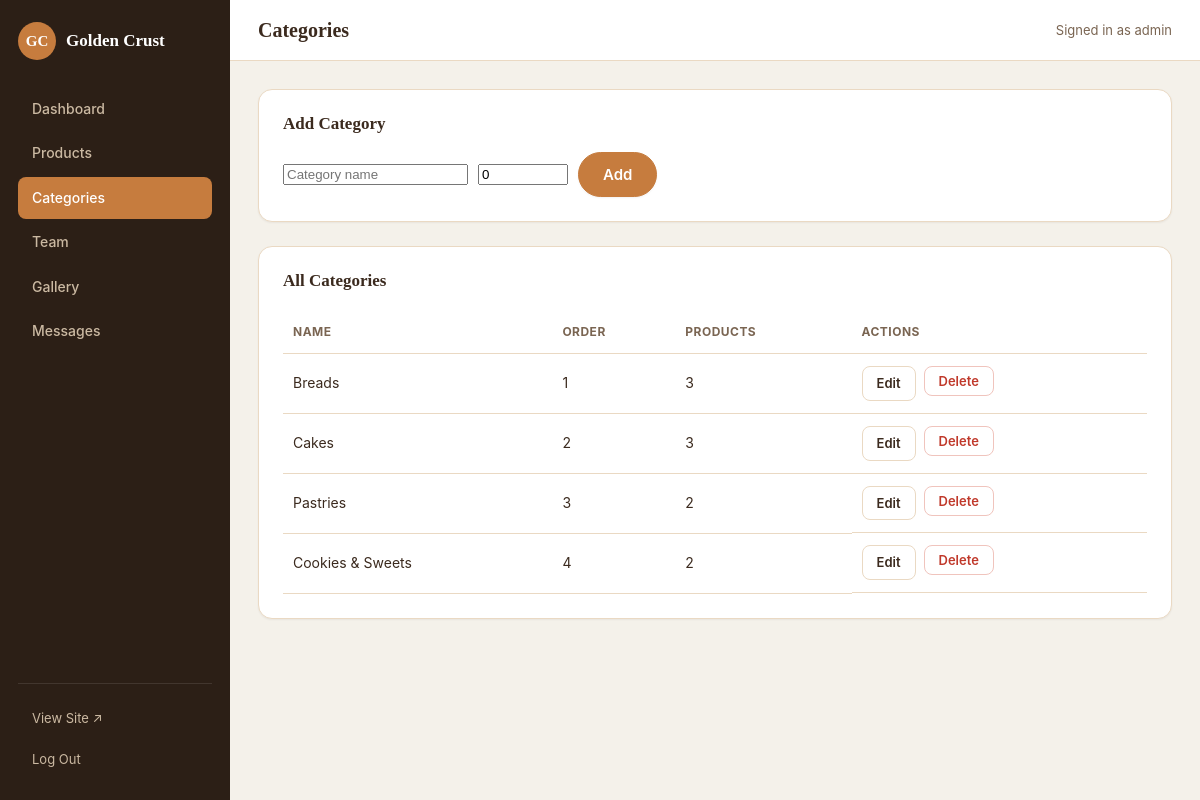
The app's page /admin/categories.php (signed in) with its own data.
### tables this page shows
CREATE TABLE categories (
    id INT AUTO_INCREMENT PRIMARY KEY,
    name VARCHAR(100) NOT NULL UNIQUE,
    display_order INT NOT NULL DEFAULT 0
);

### includes/functions.php (called while the page is built, shortened)
<?php
function e(?string $value): string
{
    return htmlspecialchars($value ?? '', ENT_QUOTES, 'UTF-8');
}

### admin/categories.php (the view, shortened to what this page needs)
<?php
require __DIR__ . '/includes/admin_header.php';
$editing = null;
$categories = $pdo->query(
    'SELECT c.*, (SELECT COUNT(*) FROM products p WHERE p.category_id = c.id) AS product_count
     FROM categories c ORDER BY display_order ASC, id ASC'
)->fetchAll();
?>
<div class="admin-panel">
    <div class="admin-panel-header">
        <h2><?= $editing ? 'Edit Category' : 'Add Category' ?></h2>
    </div>
    <form method="post" action="categories.php" class="inline-form">
        <input type="text" name="name" placeholder="Category name" value="<?= e($editing['name'] ?? '') ?>" required>
        <input type="number" name="display_order" placeholder="Order" value="<?= e((string) ($editing['display_order'] ?? 0)) ?>" style="width:90px">
        <button type="submit" class="btn btn-primary"><?= $editing ? 'Save Changes' : 'Add' ?></button>
    </form>
</div>
<div class="admin-panel">
    <div class="admin-panel-header">
        <h2>All Categories</h2>
    </div>
    <table class="admin-table">
        <thead>
        <tr>
            <th>Name</th>
            <th>Order</th>
            <th>Products</th>
            <th>Actions</th>
        </tr>
        </thead>
        <tbody>
        <?php foreach ($categories as $category): ?>
            <tr>
                <td><?= e($category['name']) ?></td>
                <td><?= (int) $category['display_order'] ?></td>
                <td><?= (int) $category['product_count'] ?></td>
                <td class="actions">
                    <a href="categories.php?edit=<?= (int) $category['id'] ?>" class="btn btn-sm">Edit</a>
                    <form method="post" action="categories.php" class="inline-delete" onsubmit="return confirm('Delete this category? Its products will be deleted too.');">
                        <button type="submit" class="btn btn-sm btn-danger">Delete</button>
                    </form>
                </td>
            </tr>
        <?php endforeach; ?>
        </tbody>
    </table>
</div>
<?php require __DIR__ . '/includes/admin_footer.php'; ?>

### assets/css/style.css (style rules this page uses)
:root { --color-bg: #fbf6ee; --color-surface: #ffffff; --color-text: #3b2a1e; --color-text-muted: #7a6552; --color-primary: #c67c3e; --color-primary-dark: #a85f2a; --color-accent: #8c5a3c; --color-border: #ead9c3; --color-success: #2f7a4f; --color-success-soft: #e9f6ee; --color-danger: #c0392b; --color-danger-soft: #fbebe9; --radius-sm: 8px; --radius-md: 14px; --radius-lg: 22px; --shadow-sm: 0 1px 2px rgba(59, 42, 30, 0.06); --shadow-md: 0 10px 30px rgba(59, 42, 30, 0.1); --font-heading: Georgia, 'Times New Roman', serif; --font-body: -apple-system, BlinkMacSystemFont, 'Segoe UI', Roboto, sans-serif; }
* { box-sizing: border-box; }
html { scroll-behavior: smooth; }
body { margin: 0; font-family: var(--font-body); background: var(--color-bg); color: var(--color-text); line-height: 1.6; }
a { color: inherit; }
h1, h2, h3, h4 { font-family: var(--font-heading); line-height: 1.2; margin: 0 0 0.5em; }
.btn { display: inline-flex; align-items: center; justify-content: center; gap: 8px; padding: 12px 24px; border: 1px solid var(--color-border); border-radius: 999px; background: var(--color-surface); color: var(--color-text); font-family: var(--font-body); font-size: 15px; font-weight: 600; cursor: pointer; text-decoration: none; transition: transform 0.1s ease, background 0.15s ease, box-shadow 0.15s ease; }
.btn-primary { background: var(--color-primary); border-color: var(--color-primary); color: #fff; box-shadow: var(--shadow-sm); }
.btn-sm { padding: 6px 14px; font-size: 13px; border-radius: var(--radius-sm); }
.btn-danger { color: var(--color-danger); border-color: #f0c4bd; }

### assets/css/admin.css (style rules this page uses)
body.admin-body, body.admin-login-body { background: #f4f1ea; font-family: var(--font-body); }
.admin-panel { background: var(--color-surface); border: 1px solid var(--color-border); border-radius: var(--radius-md); padding: 24px; margin-bottom: 24px; box-shadow: var(--shadow-sm); }
.admin-panel-header { display: flex; align-items: center; justify-content: space-between; margin-bottom: 18px; }
.admin-panel-header h2 { font-size: 17px; margin: 0; }
.inline-form { display: flex; gap: 10px; flex-wrap: wrap; align-items: center; }
.admin-table { width: 100%; border-collapse: collapse; font-size: 14px; }
.admin-table th, .admin-table td { text-align: left; padding: 12px 10px; border-bottom: 1px solid var(--color-border); }
.admin-table th { font-size: 12px; text-transform: uppercase; letter-spacing: 0.04em; color: var(--color-text-muted); }
.admin-table .actions { display: flex; gap: 8px; white-space: nowrap; }
.inline-delete { display: inline; }

### records on screen
categories: name "Breads", display_order "1", product_count "3"
categories: name "Cakes", display_order "2", product_count "3"
categories: name "Pastries", display_order "3", product_count "2"
categories: name "Cookies & Sweets", display_order "4", product_count "2"

### other values on screen
$label "Dashboard"
$label "Products"
$label "Categories"
$label "Team"
$label "Gallery"
$label "Messages"
$pageTitle "Categories"
$_SESSION['admin_username'] "admin"
